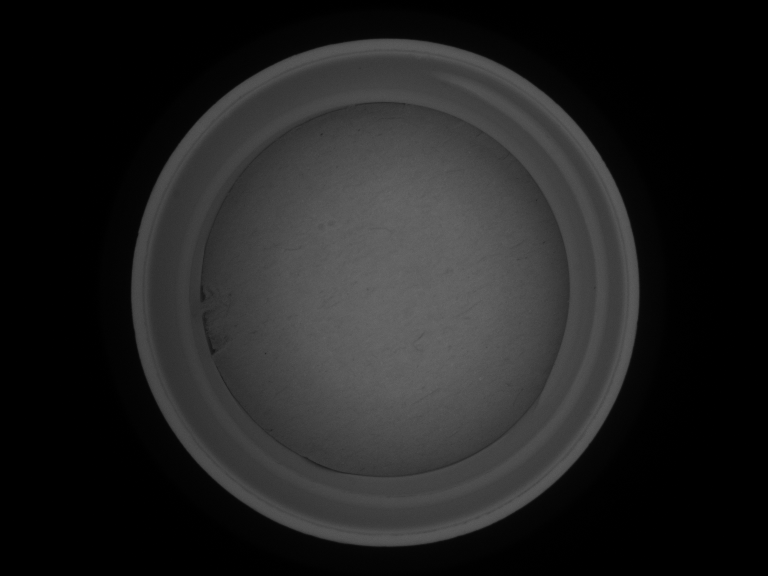
#> input picture caps/d_16.bmp, 768 x 576 px, found by its file name
$ python outliers.py   (older library calls are emulated)
#> lines starting #> are read from the running program, lines starting #| are printed output that depends on the picture; after the words box and inside, x2 and y2 are one past the last pixel; in counts of white or black regions, pixels touching at a corner belong together
### tests/labelling.py
import cv2
import numpy as np
import os

# [54 lines left out: function labelling, not called in this run]

# [13 lines of commented-out code are left out]
def bestLabelling(file):
#> called with file = 'd_16.bmp'
    img = cv2.imread('caps/' + file, cv2.IMREAD_GRAYSCALE)
#> img is the input picture: shape (576, 768); min 0, max 104, mean 33.6

    t1 =  cv2.getTickCount()

    edges = cv2.Canny(img, 100, 100, apertureSize=3, L2gradient=False)
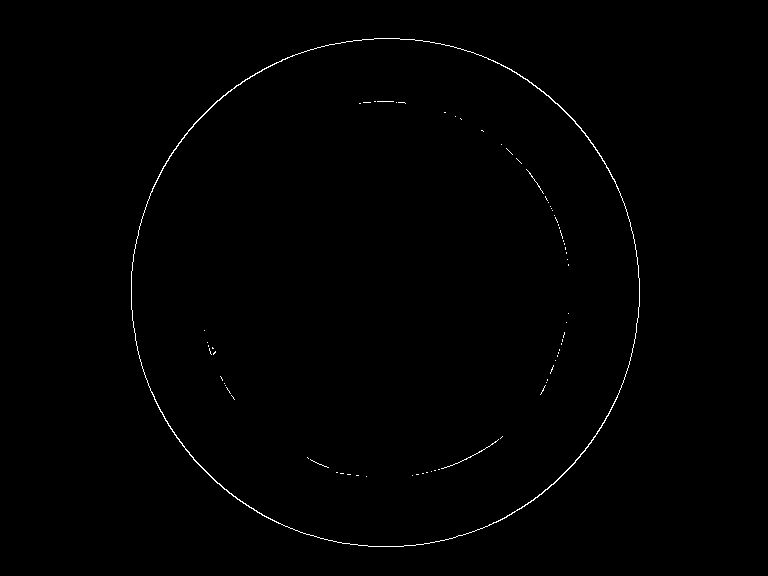
#> edges: shape (576, 768); 0.49% white in thin lines or dots, all inside (x1, y1, x2, y2) = (131, 38, 640, 547)

    #cv2.imshow('aaa', edges)
    #cv2.waitKey()

    t2 = cv2.getTickCount()

    retVal, labels = cv2.connectedComponentsWithAlgorithm(edges, 8, cv2.CV_16U, cv2.CCL_DEFAULT)
#> retVal = 72

    t3 = cv2.getTickCount()

    #blobs = np.full(retVal - 1, None)
    #blobs = [] * (retVal - 1)
    blobs = []

    # [66 lines of commented-out code are left out]


    nonzero = np.nonzero(labels)
#> nonzero = 2183 positions, rows 38 to 546, columns 131 to 639

    blobsX = [[] for i in range(retVal)]
    blobsY = [[] for i in range(retVal)]

    #nonzero = (nonzeroArrays[0].tolist(), nonzeroArrays[1].tolist())

    for i in range(0, len(nonzero[0])):
        x = nonzero[0][i]
        y = nonzero[1][i]

        p = labels[x][y]

        blobsX[p - 1].append(x)
        blobsY[p - 1].append(y)
#> this loop made 2183 passes
#> (x, y) on passes 1 to 3: (38, 374), (38, 375), (38, 376)


    result = [[] for i in range(retVal)]
#> result = 72 items, first 6: [], [], [], [], [], []

    for i in range(retVal):
        result[i] = (blobsX[i], blobsY[i])
#> after the loop, result = 72 items

    return result


    # [66 lines of commented-out code are left out]

# [27 lines left out: function bestLabellingGradient, not called in this run]

# [3 lines that do not run on import are left out]

    #res = bestLabelling('d_16.bmp')

    #for i in res:
    #    print (i)

### tests/circledetection.py
import cv2
import numpy as np
import os
from matplotlib import pyplot as plt
import math
import random

NOEQ = 0
LINEAR = 1
GAMMA = 2
EQUALIZATION = 3

NOFILTER = 0
MEDIAN = 1
GAUSSIAN = 2
BILATERAL = 3
NONLOCALMEANS = 4

# hough trasform
dp = 1
minDist = 3
param1 = 100
param2 = 100
minRadius = 0
maxRadius = 0

# [124 lines of commented-out code are left out]

# [225 lines left out: functions houghPlot, circleDetection, leastSquaresCircleFit, not called in this run]

#@profile
def leastSquaresCircleFitCached(x, y):

	#Good
    #x = [p[0] for p in points]
    #y = [p[1] for p in points]

    #Better
    #x,y = zip(*points)

    #Best
    #xy=np.transpose(points)
    numPoints = len(x)

    #print("N: " + str(len(points)))
    #x_ = np.sum(x for x, _ in points) / len(points)
    x_ = np.sum(x)/numPoints
    #print("x_: " + str(x_))
    #y_ = np.sum(y for _, y in points) / len(points)
    y_ = np.sum(y)/numPoints
    # [19 lines of commented-out code are left out]
    u = x - x_
    v = y - y_

    # [8 lines of commented-out code are left out]
    usquare = np.square(u)
    vsquare = np.square(v)
    suu = np.sum(usquare)
    suv = np.sum(np.multiply(u, v))
    svv = np.sum(vsquare)
    suuu = np.sum(np.multiply(u, usquare))
    svvv = np.sum(np.multiply(v, vsquare))
    suvv = np.sum(np.multiply(u, vsquare))
    svuu = np.sum(np.multiply(v, usquare))

    #ucvc = np.linalg.solve(np.array([[suu, suv], [suv, svv]]), np.array([(suuu+suvv)/2, (svvv+svuu)/2]))
    # suu * uc + suv * vc = (suuu+suvv)/2
    # suv * uv + svv * vc = (svvv+svuu)/2

    # ax + by = c
    # dx + ey = f

    # ax + by - a(dx+ey)/d = c - a*f/d
    # ax + by - ax - aey/d = c - af/d
    # y(b - ae/d) = c - af/d
    # y = (c - af/d)/(b - ae/d) = (dc - af)/(bd - ae)

    # x = (f - ey)/d
    #a = suu
    #b = suv
    #c = (suuu+suvv)/2
    #d = suv
    #e = svv
    #f = (svvv+svuu)/2

    if suv*suv - suu*svv == 0 or suv == 0:
        return float('NaN'), float('NaN'), float('NaN')

    vc = (suv*(suuu+suvv)/2 - suu*(svvv+svuu)/2)/(suv*suv - suu*svv)
    uc = ((svvv+svuu)/2 - svv*vc)/suv

    xc = uc + x_
    yc = vc + y_
    alfa = uc*uc + vc*vc + (suu+svv)/numPoints

    # [6 lines of commented-out code are left out]
    r = math.sqrt(alfa)

    return xc, yc, r

# [87 lines left out: functions my_column_stack, leastSquaresCircleMatrix, getCircle, printCircle, not called in this run]

# [55 lines that do not run on import are left out]

    #printCircle(xc, yc, r)


    #circleDetection(180, 160, 3, True, 5, 100)

### tests/outliers.py
import numpy as np
import cv2
import math
import labelling
import circledetection

#@profile
def outliersElimination(circles, thresholds):
    # circles: list of tuple (center x, center y, radius, number of pixel)
    #thresholds: tuple of thresholds (center, radius)

    if len(circles) == 0:
        return None, None, None

    weighted = [[x * n, y * n, r * n, n] for x, y , r, n in circles]
    #print('weighted: ' + str(weighted))
    #print('zip(*weighted): ' + str(set(zip(*weighted))))
    sums = [sum(a) for a in zip(*weighted)]
    #print('sums: ' + str(sums))
    meanCircle = [el/sums[3] for el in sums]
    # [39 lines of commented-out code are left out]
    circlesRemaining = [(x, y, r, n) for x, y, r, n in circles if math.sqrt((x - meanCircle[0]) ** 2 + (y - meanCircle[1]) ** 2) <= thresholds[0] and abs(r - meanCircle[2]) <= thresholds[1]]

    #print (len(circles))
    #print (circles)

    if len(circlesRemaining) > 0:
        weightedRemaining = [[x * n, y * n, r * n, n] for x, y , r, n in circlesRemaining]
        sumsRemaining = [sum(a) for a in zip(*weightedRemaining)]
        finalCircle = [el/sumsRemaining[3] for el in sumsRemaining]

        # [12 lines of commented-out code are left out]
        return finalCircle[0], finalCircle[1], finalCircle[2]

    else:
        return None, None, None

def outliersElimination_test(circles, thresholds):
    if len(circles) == 0:
        return None

    weighted = [[x * n, y * n, r * n, n] for x, y, r, n, _ in circles]
    sums = [sum(a) for a in zip(*weighted)]
    meanCircle = [el/sums[3] for el in sums]

    circlesRemaining = [(x, y, r, n, blob) for x, y, r, n, blob in circles if math.sqrt((x - meanCircle[0]) ** 2 + (y - meanCircle[1]) ** 2) <= thresholds[0] and abs(r - meanCircle[2]) <= thresholds[1]]


    if len(circlesRemaining) > 0:
        return circlesRemaining
    else:
        return None

#@profile
def test():
    blobs = labelling.bestLabelling('d_16.bmp')
#> blobs = 72 items

    # [6 lines of commented-out code are left out]

    print (len(blobs))
#| 72

    img = cv2.imread('./caps/d_16.bmp', cv2.IMREAD_COLOR)
    #cv2.imshow('original', img)
    #cv2.waitKey()

    circles = []

    for blob in blobs:
        x, y, r = circledetection.leastSquaresCircleFitCached(blob[0], blob[1])
        #print (x)
        #print (y)
        #print (r)

        if not (math.isnan(x) or math.isnan(y) or math.isnan(r)):
            # [4 lines of commented-out code are left out]
            circles.append((x, y, r, len(blob[0])))
#> this loop made 72 passes
#> blob on passes 30, 31, 32, 33, 34, 36, 37, 38, 39, 40, 42, 44: ([259], [567]), ([264, 265], [568, 568]), ([313], [568]), ([322], [566]), ([330], [204]), ([339, 340, 341], [562, 562, 562]), ([342], [207]), ([343, 344], [561, 561]), ([345, 346], [208, 208]), ([347, 348, 348], [212, 212, 213]), ([349, 350], [559, 559]), ([352, 353], [558, 558])
#> (numPoints in leastSquaresCircleFitCached, x_ in leastSquaresCircleFitCached, y_ in leastSquaresCircleFitCached, u in leastSquaresCircleFitCached, v in leastSquaresCircleFitCached, usquare in leastSquaresCircleFitCached, vsquare in leastSquaresCircleFitCached, suu in leastSquaresCircleFitCached) on passes 6, 9, 12, 17, 18, 19: (1, 102, 396, [0], [0], [0], [0], 0), (1, 116, 455, [0], [0], [0], [0], 0), (1, 144, 501, [0], [0], [0], [0], 0), (1, 202, 548, [0], [0], [0], [0], 0), (1, 206, 550, [0], [0], [0], [0], 0), (1, 208, 551, [0], [0], [0], [0], 0)

    print (len(circles))
#| 18
    x, y, r = outliersElimination(circles, (50, 30))
    # [4 lines of commented-out code are left out]

if __name__ == '__main__':
    # [6 lines of commented-out code are left out]

    for i in range(0, 1):
        test()
    #    print (i)
